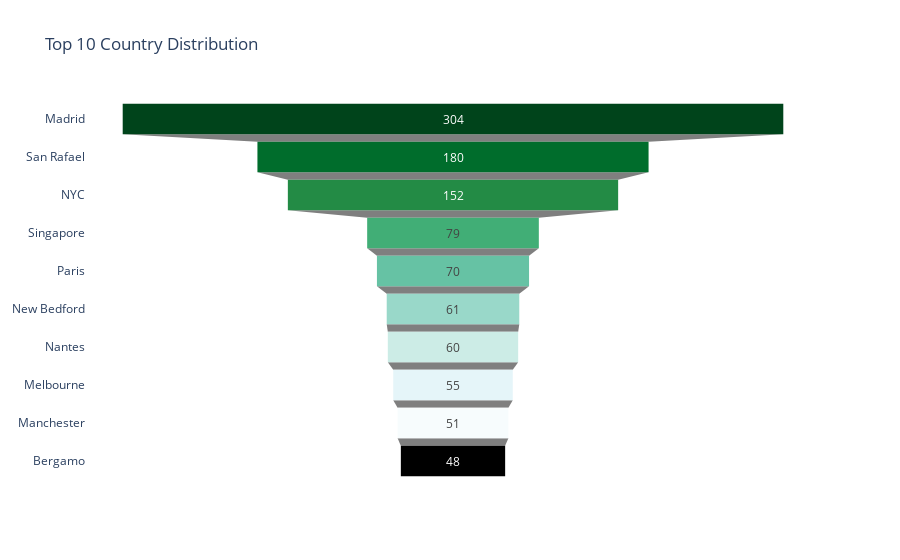

Notebook code for this chart:
### Code cell
# Top 10 Cities contribution
top_10_city = df['CITY'].value_counts().head(10)

# Creating the funnel chart
fig = go.Figure( go.Funnel(x = top_10_city.values, y = top_10_city.index,
                           marker = {'color':px.colors.sequential.BuGn_r}))
fig.update_layout(title = 'Top 10 Country Distribution', template = 'plotly_white')

fig.show()

### Figure 1 — Plotly figure (JSON) as saved in the notebook; plotly's stock layout.template omitted (floating-point values rounded to 4 significant figures)
{"data": [{"marker": {"color": ["rgb(0,68,27)", "rgb(0,109,44)", "rgb(35,139,69)", "rgb(65,174,118)", "rgb(102,194,164)", "rgb(153,216,201)", "rgb(204,236,230)", "rgb(229,245,249)", "rgb(247,252,253)"]}, "type": "funnel", "x": [304, 180, 152, 79, 70, 61, 60, 55, 51, 48], "y": ["Madrid", "San Rafael", "NYC", "Singapore", "Paris", "New Bedford", "Nantes", "Melbourne", "Manchester", "Bergamo"]}], "layout": {"title": {"text": "Top 10 Country Distribution"}}}
